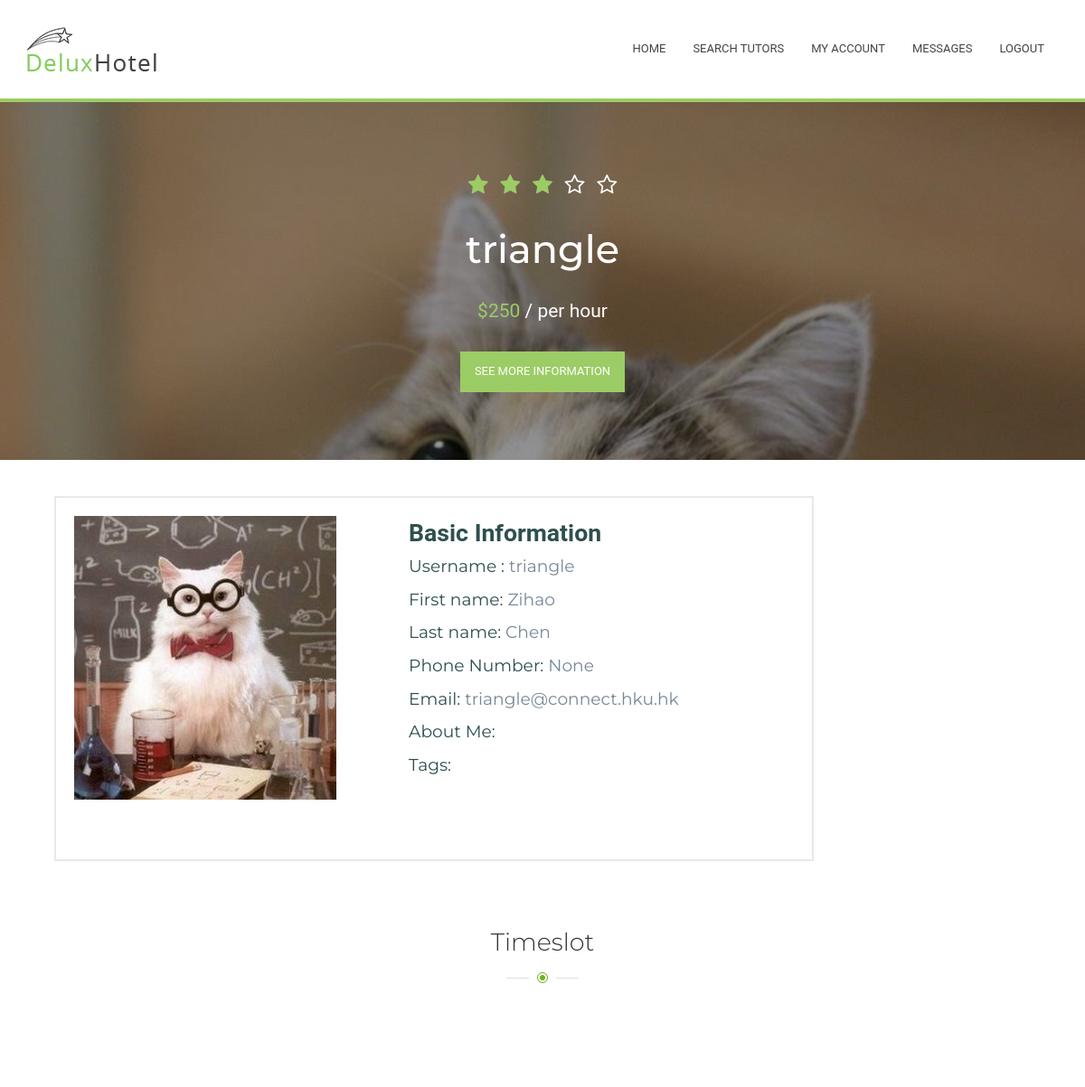
The page /Tutorial/1/searchTutors/4/ (signed in) on the database as committed earlier.
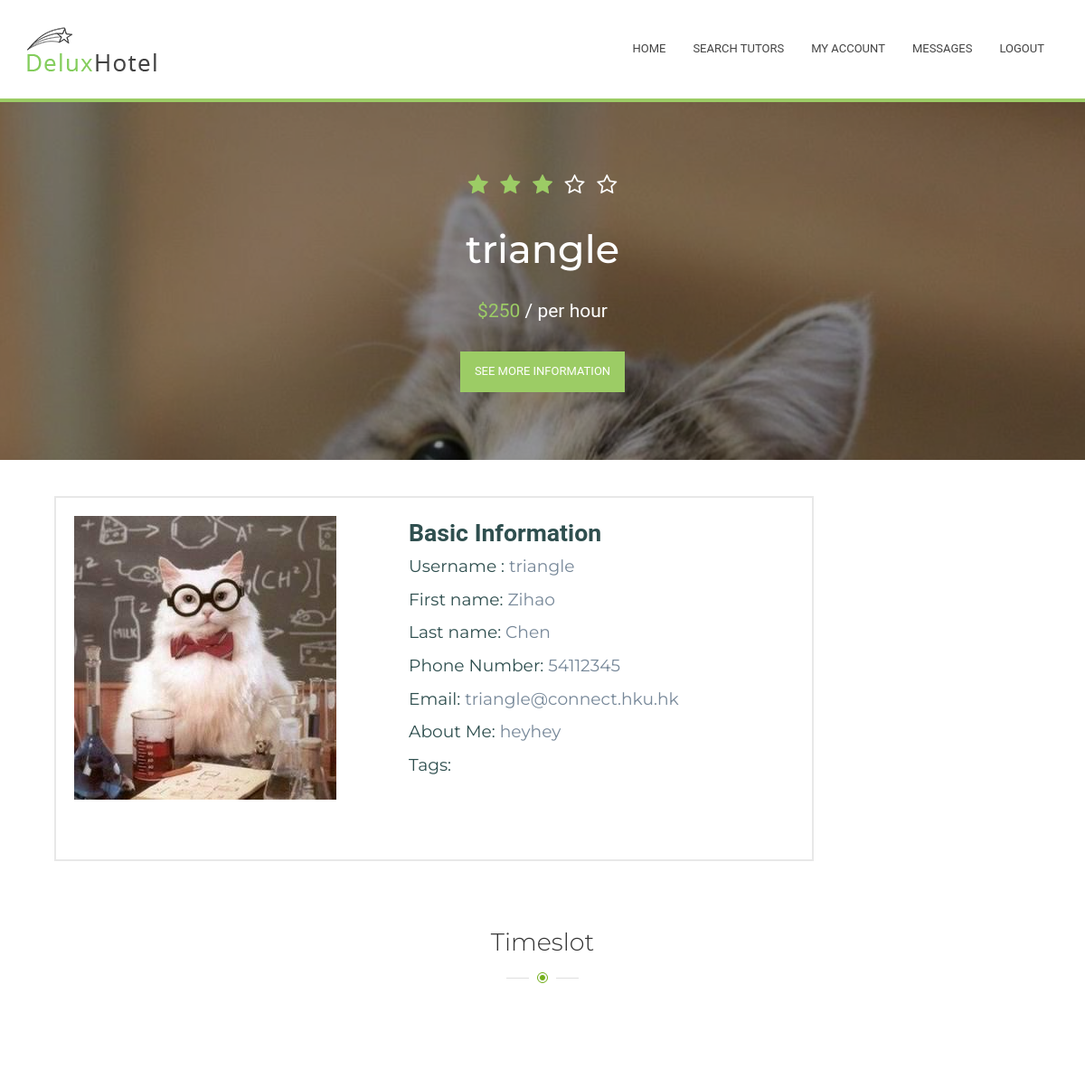
The same page on the database as committed later.
### Tutorial/models.py (models this page shows, shortened)
class Tutor(models.Model):
    myuser = models.ForeignKey(MyUser, on_delete=models.CASCADE,null=True)
    timeslot = models.CharField(max_length=672, default="111111111111111111111111111111111111111111111111111111111111111111111111111111111111111111111111111111111111111111111111111111111111111111111111111111111111111111111111111111111111111111111111111111111111111111111111111111111111111111111111111111111111111111111111111111111111111111111111111111111111111111111111111111111111111111111111") #for private tutor todo: should update every half an hour
    hourly_rate = models.IntegerField(default=0) #todo: eight digit for student so can tell if he have
    university = models.ForeignKey(University, on_delete=models.CASCADE, null=True)
    showProfile = models.BooleanField(default=True)

class MyUser(models.Model):
    user = models.ForeignKey(User, on_delete = models.CASCADE )
    wallet = models.ForeignKey(Wallet, on_delete = models.CASCADE)
    profile_content = models.CharField(max_length=2000, default="")
    phone = models.IntegerField(null = True)
    image = models.ImageField(upload_to='profile_image', blank=True)

### Tutorial/views.py (the view)
# urls.py: url(r'^(?P<myuser_id>[0-9]+)/searchTutors/(?P<tutor_id>[0-9]+)/$', views.tutorpage, name='tutorpage'),
def tutorpage(request, myuser_id, tutor_id):
    if not request.user.is_authenticated(): #visitor or client
        return render(request, 'home.html')
    if not MyUser.objects.filter(user=request.user):
        HttpResponseRedirect('/Tutorial/admin/')
    myuser = MyUser.objects.get(user=request.user) #myuser = get_object_or_404(MyUser, pk=myuser_id)
    tutor = get_object_or_404(Tutor, pk=tutor_id)
    return render(request, 'searchtutors/tutorpage.html', {'user':myuser, 'tutor': tutor})

### Tutorial/templates/searchtutors/tutorpage.html (shortened to what this page needs)
{% extends "Menu.html" %}
{% block content %}
      <section class="banner bg-parallax2">
        <div class="overlay"></div>
      <div class="banner-parallax">
        <div class="container">
          <div class="text-center">
            <div class="banner-parallax_raiting">
              <a href="#"><span class="star __selected"></span></a>
              <a href="#"><span class="star __selected"></span></a>
              <a href="#"><span class="star __selected"></span></a>
              <a href="#"><span class="star"></span></a>
              <a href="#"><span class="star"></span></a>
            </div>
            <h2 class="banner-parallax_t">{{ tutor.myuser.user.username }}</h2>
            <div class="banner-parallax_price"><span>${{tutor.hourly_rate }}</span> / per hour</div>
              <div class="btn btn-default" id="moreInfo">See more information</a></div>
          </div>
        </div>
      </div>
    </section>
      <div class = "infoPanel" id="moreInfomation">
        <div class="insideInfo insideImg" style="float: left; margin-right: 20px; margin-bottom: 10px;">
                 <img src="/static/bootstrap/images/best-rooms/1.jpg" >
        </div>
        <label id="tags" style="font-size: 20pt; color: #2F4F4F;">Basic Information</label>
        <div class="insideInfo">Username : <span class="spanType">{{tutor.myuser.user.username}}</span></div>
        <div class="insideInfo">First name: <span class="spanType">{{tutor.myuser.user.first_name}}</span></div>
        <div class="insideInfo">Last name: <span class="spanType">{{tutor.myuser.user.last_name}}</span></div>
        <div class="insideInfo">Phone Number: <span class="spanType">{{tutor.myuser.phone}}</span></div>
        <div class="insideInfo">Email: <span class="spanType">{{tutor.myuser.user.email}}</span></div>
        <div class="insideInfo">About Me: <span class="spanType">{{tutor.myuser.profile_content}}</span></div>
        <div class="insideInfo">Tags:
        </div>
    </div>
    <div class="Timeslots">
        <section class="mission">
      <div class="container">
        <h2 class="h2">Timeslot</h2>
      </div>
    </section>
    </div>
{% endblock %}

### Tutorial/templates/Menu.html (shortened to what this page needs)
<!DOCTYPE html>
<html style="height : 100%;">
	<head>
         <link rel="stylesheet" href="/static/bootstrap/css/style.css">
        <link rel="stylesheet" href="/static/bootstrap/css/style1.css">
         <link rel="stylesheet" href="/static/bootstrap/css/responsive.css">
	</head>
	<body style="height : 100%;">
		<header class="header">
      <div class="header-bottom">
        <nav class="navbar navbar-universal navbar-custom">
          <div class="container">
            <div class="row">
              <div class="col-lg-3">
                <div class="logo"><a href="index.html" class="navbar-brand page-scroll"><img src="/static/bootstrap/images/logo/logo.png" alt="logo"></a></div>
              </div>
              <div class="col-lg-9">
                <div class="collapse navbar-collapse navbar-main-collapse">
                  <ul class="nav navbar-nav navbar-right">
                      {% if request.user.is_authenticated %}
                    <li><a href="#">Home</a></li>
                    <li><a href="{% url 'Tutorial:index' user.id %}">Search Tutors</a></li>
                    <li><a href="{% url 'Tutorial:mybooking' user.id %}">My Account</a></li>
                    <li><a href="{% url 'Tutorial:message' user.id %}">Messages</a></li>
                    <li><a href="{% url 'Tutorial:logout' %}">Logout</a></li>
                      {% else %}<li><a href="#">Home</a></li>
                    <li><a href="{% url 'Tutorial:login' %}">Search Tutors</a></li>
                    <li><a href="{% url 'Tutorial:login' %}">My Account</a></li>
                    <li><a href="{% url 'Tutorial:login' %}">Messages</a></li>
                    <li><a href="{% url 'Tutorial:login' %}">Login</a></li>
                      {% endif %}
                  </ul>
                </div>
              </div>
            </div>
          </div>
        </nav>
      </div>
</header>
        <div style="height : 100%">
        {% block content %}{% endblock %}
        </div>
	</body>
</html>

Rows that differ between the two databases and show on the page:
changed through a linked row, Tutor "triangle": myuser.phone "None" → "54112345"; myuser.profile_content (not shown) → "heyhey"
